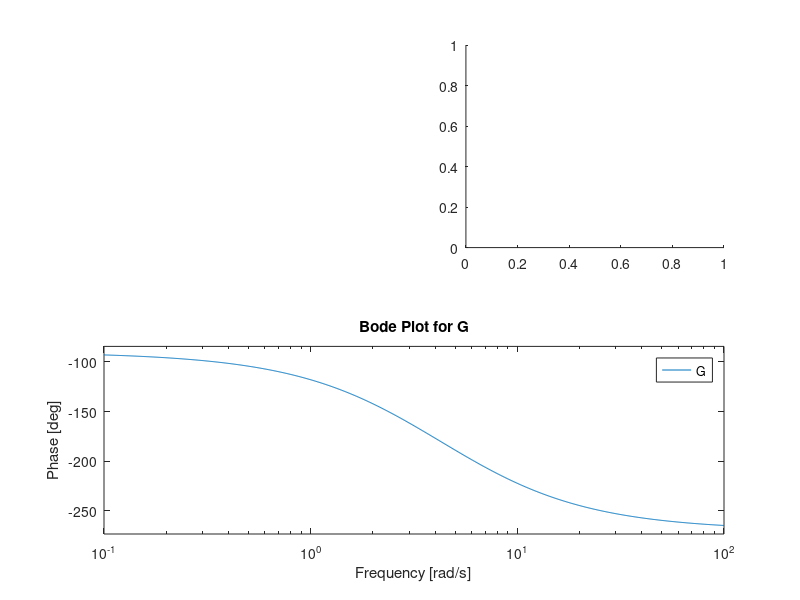

This chart was generated by the following MATLAB code: (Note: this script raises an error after producing the figure.)
s = tf('s');
K = 1;
G = 50/(s*(s+3)*(s+6));
figure(1)
subplot(2,2,1)
bode(G)
title('Bode Plot for G');
grid
subplot(2,2,2)
nyqlog(G)
title('Nyquist Plot for G');
subplot(2,2,3)
K = 3.24;
Stable = K*G;
nyquist(Stable)
title('Nyquist Plot for G with K = 3.24');
subplot(2,2,4)
K = 3.25;
Unstable = K*G;
nyquist(Unstable)
title('Nyquist Plot for G with K = 3.25');
